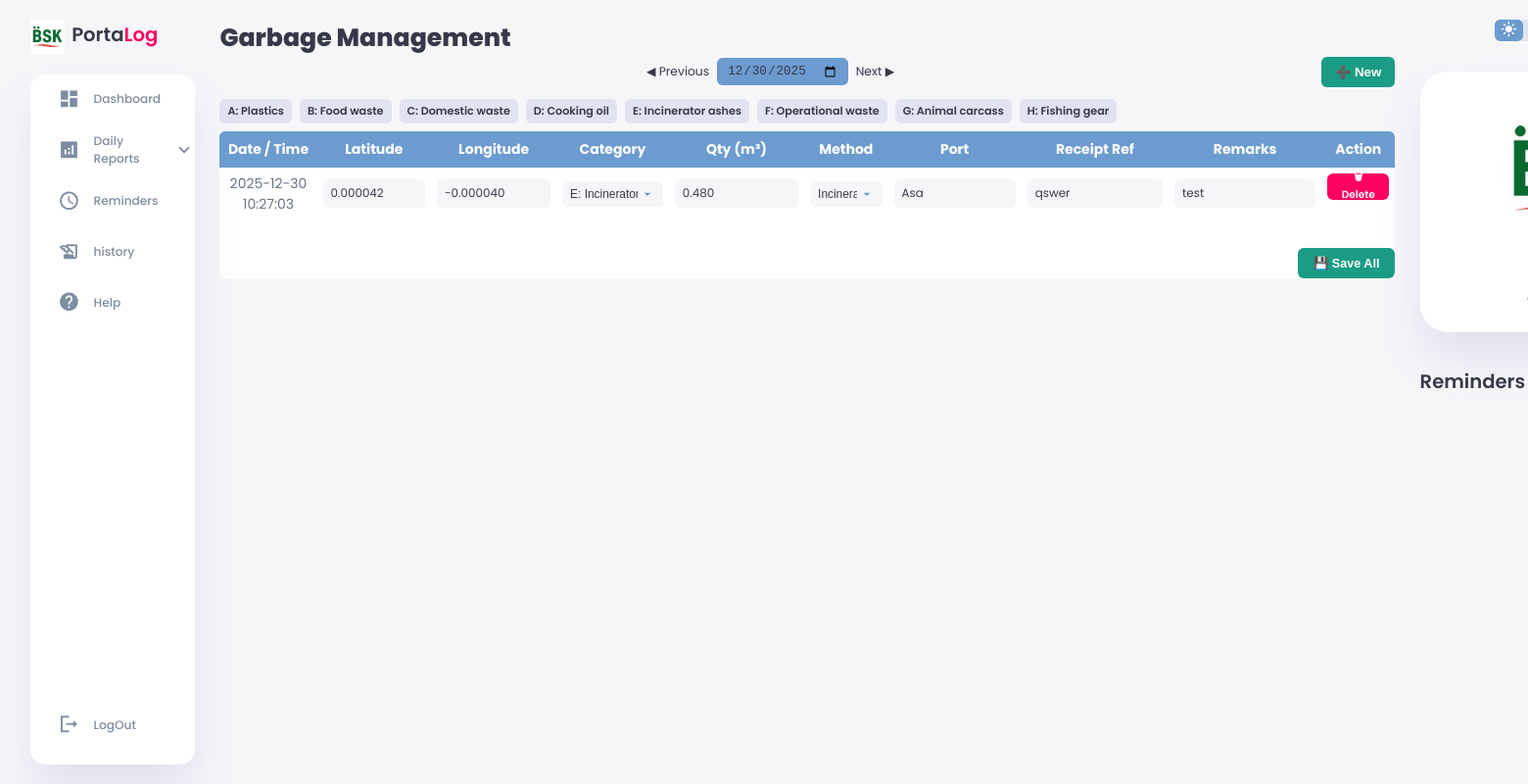
Page /garbage-report.php?date=2025-12-30 (signed in) on the committed database.
### tables this page shows
CREATE TABLE `garbagelogs` (
  `garb_id` bigint(20) NOT NULL AUTO_INCREMENT,
  `vessel_id` bigint(20) NOT NULL,
  `log_date` date NOT NULL,
  `entry_time` time NOT NULL,
  `category` enum('PLASTICS','FOOD_WASTE','DOMESTIC_WASTE','COOKING_OIL','ASHES','OPERATIONAL_WASTE','ANIMAL_CARCASS','FISHING_GEAR') NOT NULL,
  `qty_m3` decimal(10,3) NOT NULL,
  `method` enum('GENERATED','INCINERATED','LANDED','RETAINED','DISCHARGED') NOT NULL,
  `latitude` decimal(9,6) DEFAULT NULL,
  `longitude` decimal(9,6) DEFAULT NULL,
  `port` varchar(120) DEFAULT NULL,
  `receipt_ref` varchar(120) DEFAULT NULL,
  `remarks` text DEFAULT NULL,
  PRIMARY KEY (`garb_id`),
  KEY `fk_garbagelogs_vessel` (`vessel_id`)
);

### garbage-report.php (the view, shortened to what this page needs)
<?php
require_once "auto_cleanup_reminder.php";
$log_date = $_GET['date'] ?? date("Y-m-d");
$vessel_id = $_SESSION['vessel_id'];
$date = !empty($_GET['date']) ? $_GET['date'] : date("Y-m-d");
try {
    $stmt = $pdo->prepare("
        SELECT *
        FROM garbagelogs
        WHERE vessel_id = ?
        AND log_date = ?
        ORDER BY entry_time
    ");
    $stmt->execute([$vessel_id, $date]);
    $rows = $stmt->fetchAll(PDO::FETCH_ASSOC);
} catch (PDOException $e) {
    die("Database error: " . $e->getMessage());
}
$categories = [
    'PLASTICS' => 'A: Plastics',
    'FOOD_WASTE' => 'B: Food waste',
    'DOMESTIC_WASTE' => 'C: Domestic waste',
    'COOKING_OIL' => 'D: Cooking oil',
    'ASHES' => 'E: Incinerator ashes',
    'OPERATIONAL_WASTE' => 'F: Operational waste',
    'ANIMAL_CARCASS' => 'G: Animal carcass',
    'FISHING_GEAR' => 'H: Fishing gear'
];
$q = $pdo->prepare("SELECT status FROM dailystatus WHERE vessel_id=? AND log_date=? LIMIT 1");
$q->execute([$vessel_id, $log_date]);
$status = $q->fetchColumn();
?>
<!DOCTYPE html>
<html lang="en">
<head>
    <link rel="stylesheet" href="style.css" />
    <link rel="stylesheet" href="locked.css" />
</head>
<body>
    <div class="container">
        <aside>
            <div class="toggle">
                <div class="logo">
                    <img src="image/BSK_LOGO.jpg" alt="Logo">
                    <h2>Porta<span class="danger">Log</span></h2>
                </div>
            </div>
            <div class="sidebar">
                <a href="dashboard.php"><span class="material-icons-sharp">dashboard</span>
                    <h3>Dashboard</h3>
                </a>
                <div class="dropdown">
                    <a href="#" class="dropdown-toggle">
                        <span class="material-icons-sharp">analytics</span>
                        <h3>Daily Reports</h3>
                        <span class="material-icons-sharp arrow">expand_more</span>
                    </a>
                </div>
                <a href="captain-reminders.php"><span class="material-icons-sharp">schedule</span>
                    <h3>Reminders</h3>
                </a>
                <a href="history.php"><span class="material-icons-sharp">history_edu</span>
                    <h3>history</h3>
                </a>
                <a href="help.php"><span class="material-icons-sharp">help</span>
                    <h3>Help</h3>
                </a>
                <a href="login.php" class="logout"><span class="material-icons-sharp">logout</span>
                    <h3>LogOut</h3>
                </a>
            </div>
        </aside>
        <main>
            <h1>Garbage Management</h1>
            <div class="garbage-controls">
                <div class="garbage-nav">
                    <a href="?date=<?= date('Y-m-d', strtotime($date . ' -1 day')) ?>" class="btn-secondary">◀
                        Previous</a>
                    <input type="date" value="<?= $date ?>" onchange="location='?date='+this.value">
                    <a href="?date=<?= date('Y-m-d', strtotime($date . ' +1 day')) ?>" class="btn-secondary">Next ▶</a>
                </div>
                <button type="button" class="btn-new" onclick="addGarbageRow()">➕ New</button>
            </div>
            <div class="category-legend">
                <?php foreach ($categories as $c): ?>
                    <span class="cat-label"><?= $c ?></span>
                <?php endforeach; ?>
            </div>
            <?php if ($status === "LOCKED"): ?>
                <div class="locked-notice">
                    <h2>🔒 THE DAY HAS BEEN LOCKED BY MASTER</h2>
                    <p>For unlock it please submit request to the Captain.</p>
                    <a href="javascript:history.back()" class="btn-back">⬅ Go Back</a>
                </div>
            <?php else: ?>
                <div class="garbage-table-wrap">
                    <form method="POST" action="save-garbage.php" id="garbageForm">
                        <table class="garbage-table">
                            <thead>
                                <tr>
                                    <th>Date / Time</th>
                                    <th>Latitude</th>
                                    <th>Longitude</th>
                                    <th>Category</th>
                                    <th>Qty (m³)</th>
                                    <th>Method</th>
                                    <th>Port</th>
                                    <th>Receipt Ref</th>
                                    <th>Remarks</th>
                                    <th>Action</th>
                                </tr>
                            </thead>
                            <tbody id="garbageBody">
                                <?php foreach ($rows as $r): ?>
                                    <tr>
                                        <td><?= $r['log_date'] . ' ' . $r['entry_time'] ?></td>
                                        <td><input type="number" step="0.000001" min="-90" max="90" name="latitude[]"
                                                value="<?= $r['latitude'] ?>"></td>
                                        <td><input type="number" step="0.000001" min="-180" max="180" name="longitude[]"
                                                value="<?= $r['longitude'] ?>"></td>
                                        <td>
                                            <select name="category[]" required>
                                                <?php foreach ($categories as $val => $label): ?>
                                                    <option value="<?= $val ?>" <?= $r['category'] == $val ? 'selected' : '' ?>>
                                                        <?= $label ?>
                                                    </option>
                                                <?php endforeach; ?>
                                            </select>
                                        </td>
                                        <td><input type="number" step="0.01" name="qty_m3[]" value="<?= $r['qty_m3'] ?>"></td>
                                        <td>
                                            <select name="method[]" required>
                                                <option value="INCINERATED" <?= $r['method'] == 'INCINERATED' ? 'selected' : '' ?>>
                                                    Incinerated</option>
                                            </select>
                                        </td>
                                        <td><input type="text" name="port[]" value="<?= htmlspecialchars($r['port']) ?>"></td>
                                        <td><input type="text" name="receipt_ref[]"
                                                value="<?= htmlspecialchars($r['receipt_ref']) ?>"></td>
                                        <td><input type="text" name="remarks[]" value="<?= htmlspecialchars($r['remarks']) ?>">
                                        </td>
                                        <td class="actions">
                                            <a href="garbage-delete.php?id=<?= $r['garb_id'] ?>&date=<?= $date ?>"
                                                class="garbage-delete-btn"
                                                onclick="return confirm('Delete this entry permanently?')">🗑 Delete</a>
                                        </td>
                                    </tr>
                                <?php endforeach; ?>
                            </tbody>
                        </table>
                        <div style="margin-top:12px; text-align:right;">
                            <button type="submit" class="garbage-save-btn" style="padding:8px 16px; font-size:0.9rem;">💾
                                Save All</button>
                        </div>
                    </form>
                </div>
            <?php endif; ?>
        </main>
        <div class="right-section">
            <div class="nav">
                <div class="dark-mode">
                    <span class="material-icons-sharp active">light_mode</span>
                    <span class="material-icons-sharp">dark_mode</span>
                </div>
            </div>
            <div class="user-profile">
                <div class="logo">
                    <img src="image/BSK_LOGO.jpg" alt="Logo">
                    <h2>PortaLog</h2>
                    <p>Captain Console</p>
                </div>
            </div>
            <div class="reminders" id="reminders-section">
                <div class="header">
                    <h2>Reminders</h2>
                </div>
            </div>
        </div>
    </div>
</body>
</html>

### style.css (style rules this page uses)
:root { --color-primary: #6C9BCF; --color-danger: #FF0060; --color-success: #1B9C85; --color-warning: #F7D060; --color-white: #fff; --color-info-dark: #7d8da1; --color-dark: #363949; --color-light: rgba(132, 139, 200, 0.18); --color-dark-variant: #677483; --color-background: #f6f6f9; --card-border-radius: 2rem; --border-radius-1: 0.4rem; --border-radius-2: 1.2rem; --card-padding: 1.8rem; --padding-1: 1.2rem; --box-shadow: 0 2rem 3rem var(--color-light); }
* { margin: 0; padding: 0; outline: 0; appearance: 0; border: 0; text-decoration: none; box-sizing: border-box; }
html { font-size: 14px; }
body { width: 100vw; height: 100vh; font-family: 'Poppins', sans-serif; font-size: 0.88rem; user-select: none; overflow-x: hidden; color: var(--color-dark); background-color: var(--color-background); }
a { color: var(--color-dark); }
img { display: block; width: 100%; object-fit: cover; }
h1 { font-weight: 800; font-size: 1.8rem; }
h2 { font-weight: 600; font-size: 1.4rem; }
h3 { font-weight: 500; font-size: 0.87rem; }
p { color: var(--color-dark-variant); }
.danger { color: var(--color-danger); }
.container { display: grid; width: 96%; margin: 0 auto; gap: 1.8rem; grid-template-columns: 12rem auto 23rem; }
aside { height: 100vh; }
aside .toggle { display: flex; align-items: center; justify-content: space-between; margin-top: 1.4rem; }
aside .toggle .logo { display: flex; gap: 0.5rem; }
aside .toggle .logo img { width: 2.5rem; height: 2.5rem; }
aside .sidebar { display: flex; flex-direction: column; background-color: var(--color-white); box-shadow: var(--box-shadow); border-radius: 15px; height: 88vh; position: relative; top: 1.5rem; transition: all 0.3s ease; }
aside .sidebar a { display: flex; align-items: center; color: var(--color-info-dark); height: 3.7rem; gap: 1rem; position: relative; margin-left: 2rem; transition: all 0.3s ease; }
aside .sidebar a span { font-size: 1.6rem; transition: all 0.3s ease; }
aside .sidebar a:last-child { position: absolute; bottom: 1rem; width: 100%; }
main { margin-top: 1.4rem; }
main table tbody td { height: 2.8rem; border-bottom: 1px solid var(--color-light); color: var(--color-dark-variant); }
main table tbody tr:last-child td { border: none; }
.right-section { margin-top: 1.4rem; }
.right-section .nav { display: flex; justify-content: end; gap: 2rem; }
.right-section .dark-mode { background-color: var(--color-light); display: flex; justify-content: space-between; align-items: center; height: 1.6rem; width: 4.2rem; cursor: pointer; border-radius: var(--border-radius-1); }
.right-section .dark-mode span { font-size: 1.2rem; width: 50%; height: 100%; display: flex; align-items: center; justify-content: center; }
.right-section .dark-mode span.active { background-color: var(--color-primary); color: white; border-radius: var(--border-radius-1); }
.right-section .user-profile { display: flex; justify-content: center; text-align: center; margin-top: 1rem; background-color: var(--color-white); padding: var(--card-padding); border-radius: var(--card-border-radius); box-shadow: var(--box-shadow); cursor: pointer; transition: all 0.3s ease; }
.right-section .user-profile img { width: 11rem; height: auto; margin-bottom: 0.8rem; border-radius: 50%; }
.right-section .user-profile h2 { margin-bottom: 0.2rem; }
.right-section .reminders { margin-top: 2rem; }
.right-section .reminders .header { display: flex; align-items: center; justify-content: space-between; margin-bottom: 0.8rem; }
.createApp input[type=text], select { width: 100%; padding: 12px 20px; margin: 8px 0; display: inline-block; border: 1px solid var(--color-background); border-radius: 4px; box-sizing: border-box; }
form { display: flex; flex-direction: column; gap: 1.2rem; }
form input { padding: 12px; border: 1px solid var(--color-light); border-radius: var(--border-radius-1); font-family: 'Poppins', sans-serif; font-size: 0.9rem; }
form button { background: var(--color-primary); color: white; padding: 10px; border: none; border-radius: var(--border-radius-1); cursor: pointer; font-size: 1rem; transition: background 0.3s ease; }

### rows in the picture
garbagelogs: log_date "2025-12-30", entry_time "10:27:03", latitude "0.000042", longitude "-0.000040", category "E: Incinerator ashes", qty_m3 "0.480", method "Incinerated", port "Asa", receipt_ref "qswer", remarks "test"

### other values in the picture
$c "A: Plastics"
$c "B: Food waste"
$c "C: Domestic waste"
$c "D: Cooking oil"
$c "E: Incinerator ashes"
$c "F: Operational waste"
$c "G: Animal carcass"
$c "H: Fishing gear"
